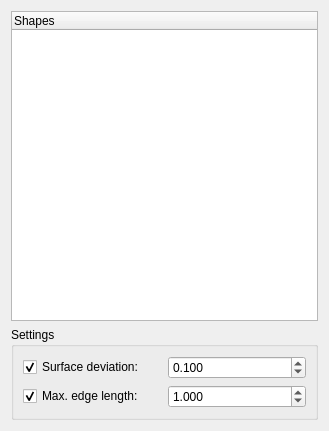
<?xml version="1.0" encoding="UTF-8"?>
<ui version="4.0">
 <class>MeshPartGui::Tessellation</class>
 <widget class="QWidget" name="MeshPartGui::Tessellation">
  <property name="geometry">
   <rect>
    <x>0</x>
    <y>0</y>
    <width>329</width>
    <height>431</height>
   </rect>
  </property>
  <property name="windowTitle">
   <string>Tessellation</string>
  </property>
  <layout class="QGridLayout" name="gridLayout_2">
   <item row="0" column="0">
    <widget class="QTreeWidget" name="treeWidget">
     <property name="selectionMode">
      <enum>QAbstractItemView::ExtendedSelection</enum>
     </property>
     <column>
      <property name="text">
       <string>Shapes</string>
      </property>
     </column>
    </widget>
   </item>
   <item row="1" column="0">
    <widget class="QGroupBox" name="groupBox">
     <property name="title">
      <string>Settings</string>
     </property>
     <layout class="QGridLayout" name="gridLayout">
      <item row="0" column="0">
       <widget class="QCheckBox" name="checkDeviation">
        <property name="text">
         <string>Surface deviation:</string>
        </property>
        <property name="checked">
         <bool>true</bool>
        </property>
       </widget>
      </item>
      <item row="0" column="1">
       <widget class="QDoubleSpinBox" name="spinDeviation">
        <property name="decimals">
         <number>3</number>
        </property>
        <property name="minimum">
         <double>0.001000000000000</double>
        </property>
        <property name="singleStep">
         <double>0.100000000000000</double>
        </property>
        <property name="value">
         <double>0.100000000000000</double>
        </property>
       </widget>
      </item>
      <item row="1" column="0">
       <widget class="QCheckBox" name="checkMaxEdgeLength">
        <property name="text">
         <string>Max. edge length:</string>
        </property>
        <property name="checked">
         <bool>true</bool>
        </property>
       </widget>
      </item>
      <item row="1" column="1">
       <widget class="QDoubleSpinBox" name="spinMaxEdgeLength">
        <property name="decimals">
         <number>3</number>
        </property>
        <property name="minimum">
         <double>0.001000000000000</double>
        </property>
        <property name="singleStep">
         <double>0.100000000000000</double>
        </property>
        <property name="value">
         <double>1.000000000000000</double>
        </property>
       </widget>
      </item>
     </layout>
    </widget>
   </item>
  </layout>
 </widget>
 <tabstops>
  <tabstop>treeWidget</tabstop>
  <tabstop>checkDeviation</tabstop>
  <tabstop>spinDeviation</tabstop>
  <tabstop>checkMaxEdgeLength</tabstop>
  <tabstop>spinMaxEdgeLength</tabstop>
 </tabstops>
 <resources/>
 <connections>
  <connection>
   <sender>checkDeviation</sender>
   <signal>toggled(bool)</signal>
   <receiver>spinDeviation</receiver>
   <slot>setEnabled(bool)</slot>
   <hints>
    <hint type="sourcelabel">
     <x>84</x>
     <y>375</y>
    </hint>
    <hint type="destinationlabel">
     <x>219</x>
     <y>380</y>
    </hint>
   </hints>
  </connection>
  <connection>
   <sender>checkMaxEdgeLength</sender>
   <signal>toggled(bool)</signal>
   <receiver>spinMaxEdgeLength</receiver>
   <slot>setEnabled(bool)</slot>
   <hints>
    <hint type="sourcelabel">
     <x>112</x>
     <y>396</y>
    </hint>
    <hint type="destinationlabel">
     <x>197</x>
     <y>399</y>
    </hint>
   </hints>
  </connection>
 </connections>
</ui>
